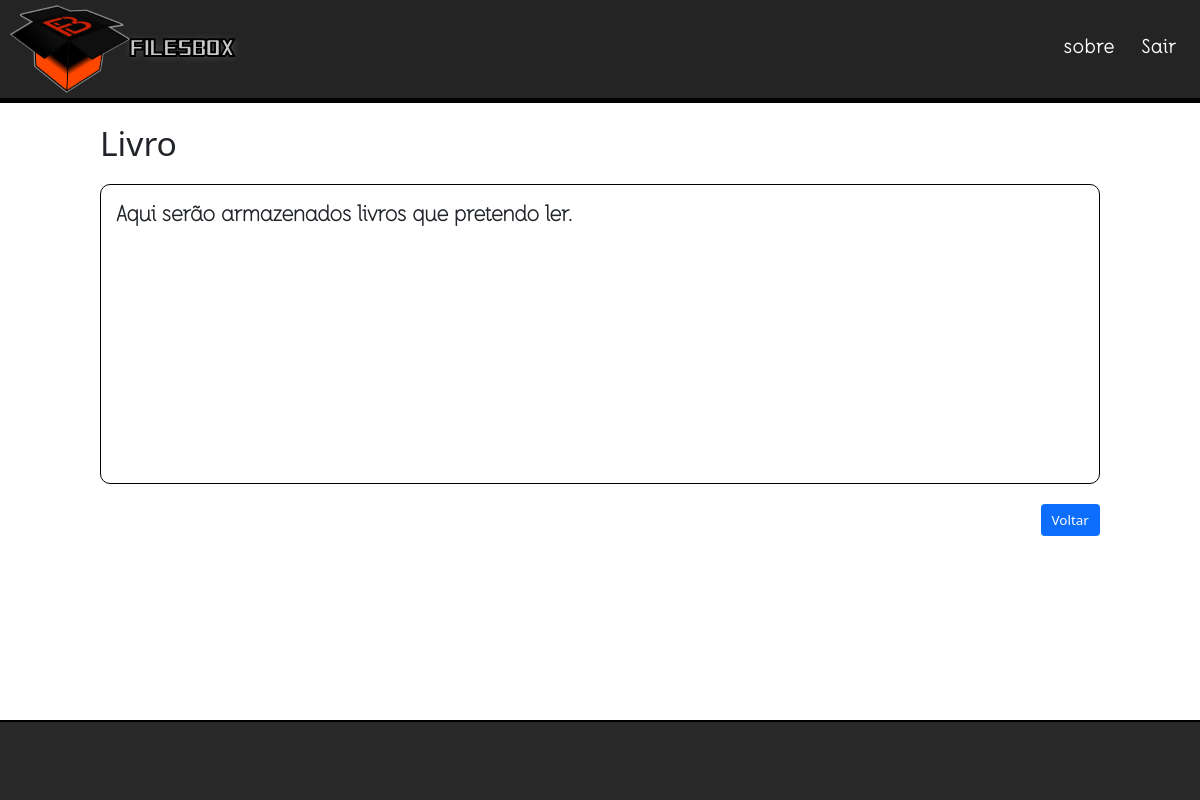
Screenshot of /boxes/view/1/ (signed in) with the database file from the repository.
### boxes/models.py (models this page shows, shortened)
class Box(models.Model):
    title = models.CharField(max_length=100)
    description = models.TextField()
    user = models.ForeignKey(get_user_model(), on_delete=models.CASCADE)
    created_at = models.DateTimeField(auto_now_add=True)
    updated_at = models.DateTimeField(auto_now=True)

### boxes/views.py (the view)
# urls.py: path('boxes/view/<int:id>/', views.boxView, name='box-view'),
@login_required
def boxView(request, id):
    box = get_object_or_404(Box, pk=id)
    return render(request, 'boxes/boxView.html', {'box': box})

### boxes/templates/boxes/boxView.html (shortened to what this page needs)
{% extends 'baseBox.html' %}
{% block content %}
    <div class="offset-1 col-10 list-div">
        <h1>{{box.title}}</h1>
        <div class="container-d">
            <p class="description">{{box.description}}</p>
        </div>
        <div class="div-btn">
            <a href="/boxes" class="a-btn"><input type="button" class="btn btn-back back" value="Voltar" /></a>
        </div>
    </div>
{% endblock content %}

### boxes/static/_css/_styleBox.css (style rules this page uses)
* { margin: 0; padding: 0; }
html { font-size: 84.1%; }
.container-d { border: 1px solid var(--preto); border-radius: 10px; margin-top: 20px; margin-bottom: 20px; height: 300px; width: auto; }
.description { padding: 15px; font-family: JonahAFYL; font-size: 1.6rem; font-weight: bold; }
.div-btn { display: flex; justify-content: flex-end; margin: 15px 0px; }
.btn.btn-back { color: #fff; background-color: #0d6efd; border-color: #0d6efd; }

### boxes/static/_css/_esquemaCor.css (style rules this page uses)
:root { --cinza-escuro: #1A1A1A; --cinza-claro: #292929; --preto: #000000; --preto-claro: #0A0909; --laranja: #FF4700; --vermelho-telha: #C62005; }

### rows the page displays
Box: title "Livro", description "Aqui serão armazenados livros que pretendo ler."
